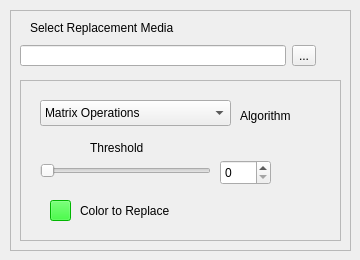
     <widget class="QWidget" name="background_tab">
      <attribute name="title">
       <string>Background Replace</string>
      </attribute>
      <widget class="QFrame" name="background_frame">
       <property name="enabled">
        <bool>true</bool>
       </property>
       <property name="geometry">
        <rect>
         <x>10</x>
         <y>10</y>
         <width>341</width>
         <height>241</height>
        </rect>
       </property>
       <property name="frameShape">
        <enum>QFrame::StyledPanel</enum>
       </property>
       <property name="frameShadow">
        <enum>QFrame::Raised</enum>
       </property>
       <widget class="QWidget" name="separationWidget" native="true">
        <property name="geometry">
         <rect>
          <x>0</x>
          <y>30</y>
          <width>311</width>
          <height>31</height>
         </rect>
        </property>
        <layout class="QHBoxLayout" name="horizontalLayout_4">
         <property name="leftMargin">
          <number>10</number>
         </property>
         <property name="topMargin">
          <number>5</number>
         </property>
         <property name="rightMargin">
          <number>5</number>
         </property>
         <property name="bottomMargin">
          <number>5</number>
         </property>
         <item>
          <widget class="QLineEdit" name="selectBackgroundReplacementPath_lineEdit"/>
         </item>
         <item>
          <widget class="QToolButton" name="selectBackgroundPath_toolButton">
           <property name="text">
            <string>...</string>
           </property>
          </widget>
         </item>
        </layout>
       </widget>
       <widget class="QLabel" name="backgroundPathSelect_label">
        <property name="geometry">
         <rect>
          <x>20</x>
          <y>10</y>
          <width>181</width>
          <height>16</height>
         </rect>
        </property>
        <property name="text">
         <string>Select Replacement Media</string>
        </property>
       </widget>
       <widget class="QFrame" name="backgroundOptions_frame">
        <property name="geometry">
         <rect>
          <x>10</x>
          <y>70</y>
          <width>321</width>
          <height>161</height>
         </rect>
        </property>
        <property name="frameShape">
         <enum>QFrame::StyledPanel</enum>
        </property>
        <property name="frameShadow">
         <enum>QFrame::Raised</enum>
        </property>
        <widget class="QComboBox" name="backgroundAlgorithm_comboBox">
         <property name="geometry">
          <rect>
           <x>20</x>
           <y>20</y>
           <width>191</width>
           <height>26</height>
          </rect>
         </property>
         <item>
          <property name="text">
           <string>Matrix Operations</string>
          </property>
         </item>
         <item>
          <property name="text">
           <string>Matrix Operations 2</string>
          </property>
         </item>
         <item>
          <property name="text">
           <string>Movement detection</string>
          </property>
         </item>
         <item>
          <property name="text">
           <string>Brute Force</string>
          </property>
         </item>
        </widget>
        <widget class="QLabel" name="backgroundAlgorithm_label">
         <property name="geometry">
          <rect>
           <x>220</x>
           <y>20</y>
           <width>62</width>
           <height>31</height>
          </rect>
         </property>
         <property name="text">
          <string>Algorithm</string>
         </property>
        </widget>
        <widget class="QLabel" name="backgoundThreshold_label">
         <property name="geometry">
          <rect>
           <x>70</x>
           <y>60</y>
           <width>71</width>
           <height>16</height>
          </rect>
         </property>
         <property name="text">
          <string>Threshold</string>
         </property>
        </widget>
        <widget class="QSlider" name="backgroundThreshold_slider">
         <property name="geometry">
          <rect>
           <x>20</x>
           <y>80</y>
           <width>171</width>
           <height>21</height>
          </rect>
         </property>
         <property name="maximum">
          <number>255</number>
         </property>
         <property name="orientation">
          <enum>Qt::Horizontal</enum>
         </property>
        </widget>
        <widget class="QLabel" name="backgroundColor_label">
         <property name="geometry">
          <rect>
           <x>60</x>
           <y>120</y>
           <width>111</width>
           <height>21</height>
          </rect>
         </property>
         <property name="text">
          <string>Color to Replace</string>
         </property>
        </widget>
        <widget class="QPushButton" name="backgroundColor_pushButton">
         <property name="geometry">
          <rect>
           <x>30</x>
           <y>120</y>
           <width>21</width>
           <height>21</height>
          </rect>
         </property>
         <property name="autoFillBackground">
          <bool>false</bool>
         </property>
         <property name="styleSheet">
          <string notr="true">background-color: rgb(0,255,0)</string>
         </property>
         <property name="text">
          <string/>
         </property>
         <property name="autoRepeatDelay">
          <number>300</number>
         </property>
         <property name="flat">
          <bool>false</bool>
         </property>
        </widget>
        <widget class="QSpinBox" name="backgroundThreshold_spinBox">
         <property name="geometry">
          <rect>
           <x>200</x>
           <y>80</y>
           <width>51</width>
           <height>25</height>
          </rect>
         </property>
         <property name="maximum">
          <number>255</number>
         </property>
        </widget>
       </widget>
       <zorder>backgroundOptions_frame</zorder>
       <zorder>separationWidget</zorder>
       <zorder>backgroundPathSelect_label</zorder>
      </widget>
     </widget>
